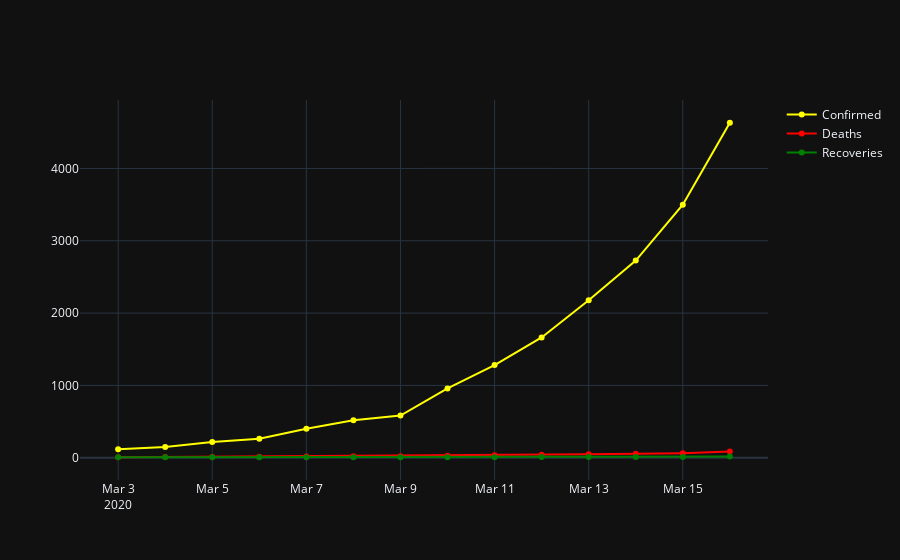

Source (notebook cell):
### Code cell
tmp_df = us_df[us_df['Confirmed'] > 100]

plot_aggregate_metrics(tmp_df).show()

### Figure 1 — Plotly figure (JSON) as saved in the notebook; plotly's stock layout.template omitted (floating-point values rounded to 4 significant figures)
{"data": [{"line": {"color": "Yellow", "width": 2}, "mode": "lines+markers", "name": "Confirmed", "type": "scatter", "x": ["2020-03-03T00:00:00", "2020-03-04T00:00:00", "2020-03-05T00:00:00", "2020-03-06T00:00:00", "2020-03-07T00:00:00", "2020-03-08T00:00:00", "2020-03-09T00:00:00", "2020-03-10T00:00:00", "2020-03-11T00:00:00", "2020-03-12T00:00:00", "2020-03-13T00:00:00", "2020-03-14T00:00:00", "2020-03-15T00:00:00", "2020-03-16T00:00:00"], "y": [118, 149, 217, 262, 402, 518, 583, 959, 1281, 1663, 2179, 2727, 3499, 4632]}, {"line": {"color": "Red", "width": 2}, "mode": "lines+markers", "name": "Deaths", "type": "scatter", "x": ["2020-03-03T00:00:00", "2020-03-04T00:00:00", "2020-03-05T00:00:00", "2020-03-06T00:00:00", "2020-03-07T00:00:00", "2020-03-08T00:00:00", "2020-03-09T00:00:00", "2020-03-10T00:00:00", "2020-03-11T00:00:00", "2020-03-12T00:00:00", "2020-03-13T00:00:00", "2020-03-14T00:00:00", "2020-03-15T00:00:00", "2020-03-16T00:00:00"], "y": [7, 11, 12, 14, 17, 21, 22, 28, 36, 40, 47, 54, 63, 85]}, {"line": {"color": "Green", "width": 2}, "mode": "lines+markers", "name": "Recoveries", "type": "scatter", "x": ["2020-03-03T00:00:00", "2020-03-04T00:00:00", "2020-03-05T00:00:00", "2020-03-06T00:00:00", "2020-03-07T00:00:00", "2020-03-08T00:00:00", "2020-03-09T00:00:00", "2020-03-10T00:00:00", "2020-03-11T00:00:00", "2020-03-12T00:00:00", "2020-03-13T00:00:00", "2020-03-14T00:00:00", "2020-03-15T00:00:00", "2020-03-16T00:00:00"], "y": [7, 7, 7, 7, 7, 7, 7, 8, 8, 12, 12, 12, 12, 17]}], "layout": {}}
